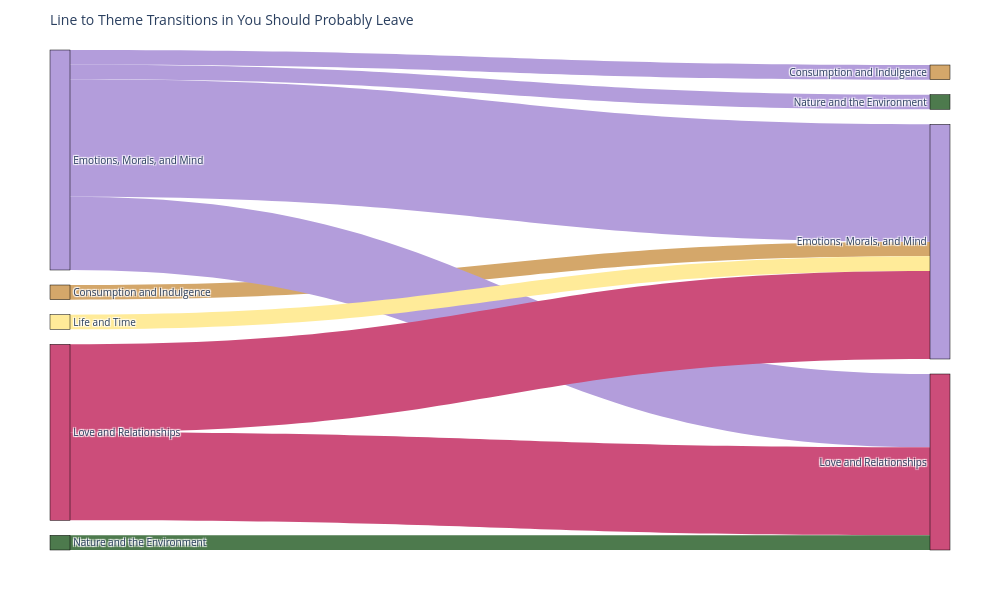

Notebook code cell kept with this figure:
### Markdown cell above
![Alt text](Images/Sankey%20Charts/Son%20Of%20A%20Sinner.png)

### Code cell
generate_sankey("You Should Probably Leave")

### Figure 1 — Plotly figure (JSON) as saved in the notebook; plotly's stock layout.template omitted (floating-point values rounded to 4 significant figures)
{"data": [{"arrangement": "freeform", "link": {"color": ["#D4A76A", "#B39DDB", "#B39DDB", "#B39DDB", "#B39DDB", "#FFEB99", "#CC4D7A", "#CC4D7A", "#4D7A4D"], "source": [0, 1, 1, 1, 1, 2, 3, 3, 4], "target": [6, 5, 6, 8, 9, 6, 6, 8, 8], "value": [1, 1, 8, 5, 1, 1, 6, 6, 1]}, "node": {"color": ["#D4A76A", "#B39DDB", "#FFEB99", "#CC4D7A", "#4D7A4D", "#D4A76A", "#B39DDB", "#FFEB99", "#CC4D7A", "#4D7A4D"], "label": ["Consumption and Indulgence", "Emotions, Morals, and Mind", "Life and Time", "Love and Relationships", "Nature and the Environment", "Consumption and Indulgence", "Emotions, Morals, and Mind", "Life and Time", "Love and Relationships", "Nature and the Environment"], "line": {"color": "black", "width": 0.5}, "pad": 15, "thickness": 20, "x": [0.05, 0.05, 0.05, 0.05, 0.05, 0.95, 0.95, 0.95, 0.95, 0.95]}, "type": "sankey"}], "layout": {"font": {"size": 10}, "height": 600, "margin": {"b": 50, "l": 50, "r": 50, "t": 50}, "title": {"text": "Line to Theme Transitions in You Should Probably Leave"}, "width": 1000}}
